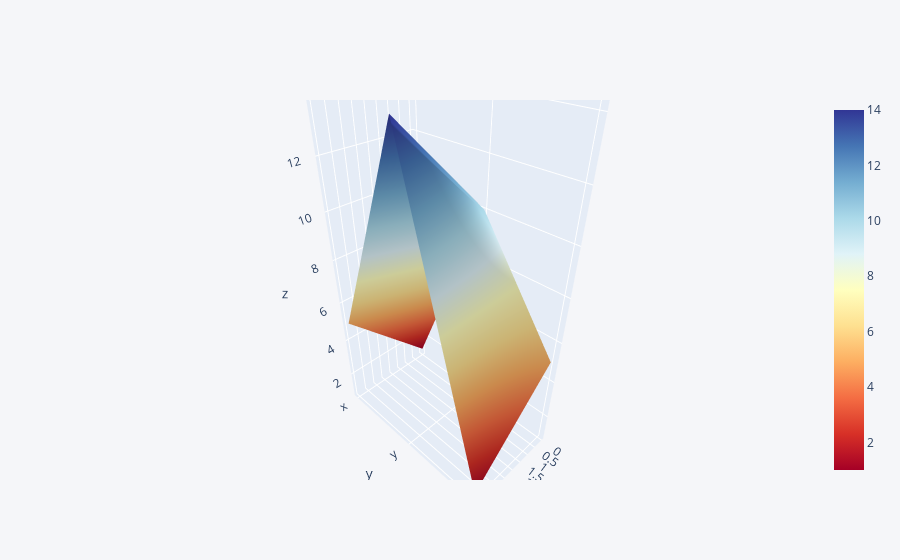

Notebook code for this chart:
### Code cell
df3.iplot(kind = 'surface',colorscale='rdylbu')

### Figure 1 — Plotly figure (JSON) as saved in the notebook; plotly's stock layout.template omitted (floating-point values rounded to 4 significant figures)
{"data": [{"colorscale": [[0, "rgb(165,0,38)"], [0.1, "rgb(215,48,39)"], [0.2, "rgb(244,109,67)"], [0.3, "rgb(253,174,97)"], [0.4, "rgb(254,224,144)"], [0.5, "rgb(255,255,191)"], [0.6, "rgb(224,243,248)"], [0.7, "rgb(171,217,233)"], [0.8, "rgb(116,173,209)"], [0.9, "rgb(69,117,180)"], [1, "rgb(49,54,149)"]], "type": "surface", "x": [0, 1, 2, 3, 4], "y": ["x", "y", "z"], "z": [[1, 2, 3, 4, 5], [10, 11, 12, 13, 14], [5, 4, 3, 2, 1]]}], "layout": {"legend": {"bgcolor": "#F5F6F9", "font": {"color": "#4D5663"}}, "paper_bgcolor": "#F5F6F9", "plot_bgcolor": "#F5F6F9", "title": {"font": {"color": "#4D5663"}}, "xaxis": {"gridcolor": "#E1E5ED", "showgrid": true, "tickfont": {"color": "#4D5663"}, "title": {"font": {"color": "#4D5663"}, "text": ""}, "zerolinecolor": "#E1E5ED"}, "yaxis": {"gridcolor": "#E1E5ED", "showgrid": true, "tickfont": {"color": "#4D5663"}, "title": {"font": {"color": "#4D5663"}, "text": ""}, "zerolinecolor": "#E1E5ED"}}}
